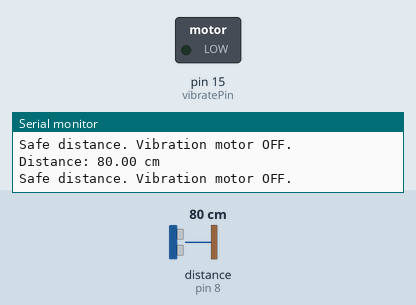
This sketch was run on a simulated Arduino Uno, built with avr-gcc and run on an emulated ATmega328P. Shown: switched loads named in the sketch (green lamp = pin HIGH), the last lines printed to the serial monitor. The inputs (shaded band) are chosen by the test bench; at power-on: distance to the obstacle (sensor on pin 8) 80 cm. The echo pulse lasts 58.3 µs per cm.

Above: at 1.2 s.
1.3 s: distance to the obstacle (sensor on pin 8) set to 32 cm
4.3 s: distance to the obstacle (sensor on pin 8) set to 27 cm
At 5.5 s:
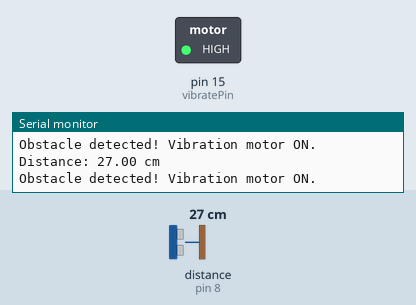
5.8 s: distance to the obstacle (sensor on pin 8) set to 35 cm
At 7.0 s:
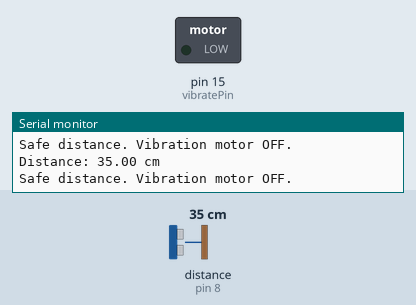
7.3 s: distance to the obstacle (sensor on pin 8) set to 2 cm
At 7.7 s:
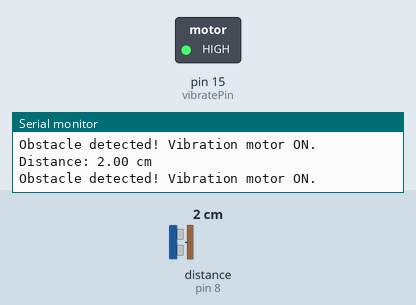
Timing chart, 0 to 9.8 s (numbered marks = the images above; inputs shaded):
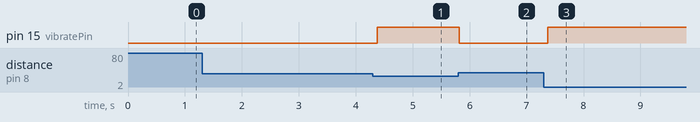

The sketch:

8._Obstacle_Close_Range_Alarm.ino
```cpp
/*
  =========================================================
   Ultrasonic Sensor + Vibration Motor Alert System
  =========================================================

  CONNECTIONS:
  ---------------------------------------------------------
  Ultrasonic Sensor (HC-SR04):
    TRIG -> Pin 9
    ECHO -> Pin 8
    VCC  -> 5V
    GND  -> GND

  Vibration Motor:
    Signal -> Pin 15

  FUNCTIONALITY:
  ---------------------------------------------------------
  - Measures distance continuously
  - If object is closer than 30 cm → vibration ON
  - If safe distance → vibration OFF
  - Prints status on Serial Monitor
*/

#include <HCSR04.h> // Library for ultrasonic sensor

// ==========================
// PIN DEFINITIONS
// ==========================
const byte triggerPin = 9;     // Trigger pin of ultrasonic sensor
const byte echoPin = 8;        // Echo pin of ultrasonic sensor
const int vibratePin = 15;     // Vibration motor control pin

// ==========================
// SENSOR OBJECT
// ==========================
UltraSonicDistanceSensor distanceSensor(triggerPin, echoPin); // Create ultrasonic sensor instance

// ==========================
// TIMING CONTROL
// ==========================
const unsigned long UPDATE_INTERVAL = 100; // Time between readings (ms)
unsigned long lastUpdateTime = 0;          // Stores last update time

void setup() {

  pinMode(vibratePin, OUTPUT);    // Set vibration motor pin as output
  digitalWrite(vibratePin, LOW);  // Keep motor OFF initially

  Serial.begin(9600);             // Start serial communication
  while (!Serial);                // Wait for serial (for some boards)

  Serial.println("System ready. Starting distance monitoring..."); // Startup message
}

void loop() {

  unsigned long currentTime = millis(); // Get current time

  // Check if it's time to take a new reading
  if (currentTime - lastUpdateTime >= UPDATE_INTERVAL) {

    lastUpdateTime = currentTime; // Update last read time

    float distance = distanceSensor.measureDistanceCm(); // Measure distance in cm

    // ==========================
    // VALID MEASUREMENT CHECK
    // ==========================
    if (distance > 0) { // Valid reading

      Serial.print("Distance: "); // Print label
      Serial.print(distance);     // Print value
      Serial.println(" cm");      // Print unit

      // ==========================
      // OBSTACLE DETECTION LOGIC
      // ==========================
      if (distance < 30.0) { // Object is near

        digitalWrite(vibratePin, HIGH); // Turn ON vibration motor
        Serial.println("Obstacle detected! Vibration motor ON."); // Alert message

      } else {

        digitalWrite(vibratePin, LOW); // Turn OFF motor
        Serial.println("Safe distance. Vibration motor OFF."); // Safe message
      }

    } else {

      // ==========================
      // INVALID MEASUREMENT
      // ==========================
      digitalWrite(vibratePin, LOW); // Turn OFF motor for safety
      Serial.println("Out of range or measurement error."); // Error message
    }
  }

  delay(10); // Small delay to reduce CPU load
}
```

Measured:
- the behaviour switches between 30 and 29 cm on distance to the obstacle (sensor on pin 8) (found by bisection; images 0 and 1)
- after the input at 4.3 s, pin 15 (vibratePin): LOW → HIGH after 0.08 s
- after the input at 5.8 s, pin 15 (vibratePin): HIGH → LOW at once
- after the input at 7.3 s, pin 15 (vibratePin): LOW → HIGH after 0.07 s
